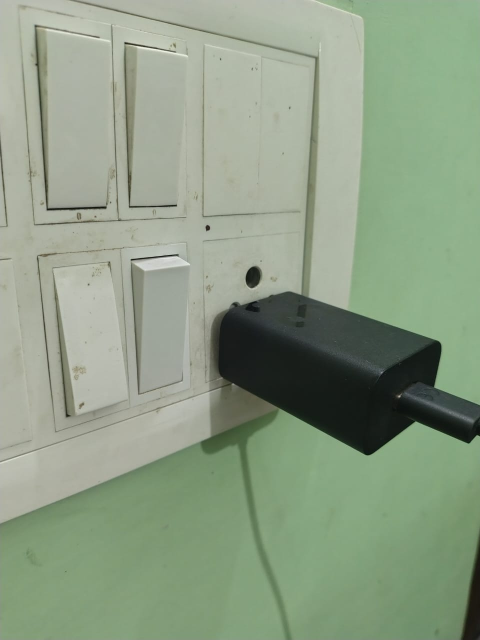
#> input picture dataset/real/real_001.jpeg, 960 x 1280 px (shown at 1/2 size)
$ python latency.py   (older library calls are emulated)
#> lines starting #> are read from the running program, lines starting #| are printed output that depends on the picture; after the words box and inside, x2 and y2 are one past the last pixel; in counts of white or black regions, pixels touching at a corner belong together
### features.py

import cv2
import numpy as np


# LBP settings
LBP_RADIUS = 1
LBP_POINTS = 8 * LBP_RADIUS


FEATURE_NAMES = [
    "fft_high_freq_ratio",
    "fft_peakiness",
    "moire_energy",

    "laplacian_variance",
    "laplacian_variance_normalized",

    "entropy",

    "saturation_mean",
    "saturation_std",

    "highlight_ratio",
    "largest_highlight_blob",

    "channel_correlation",

    "edge_density",

    "noise_std",
]

# Add names for the LBP histogram bins
for i in range(LBP_POINTS + 2):
    FEATURE_NAMES.append(f"lbp_bin_{i}")


def load_image(image_path, max_side=640):

    img = cv2.imread(image_path)

    if img is None:
        raise ValueError(f"Cannot read image: {image_path}")

    h, w = img.shape[:2]

    scale = min(max_side / max(h, w), 1.0)

    if scale < 1:

        img = cv2.resize(
            img,
            (int(w * scale), int(h * scale)),
            interpolation=cv2.INTER_AREA,
        )

    gray = cv2.cvtColor(img, cv2.COLOR_BGR2GRAY)

    return img, gray


def fft_features(gray):

    # Convert to float
    img = gray.astype(np.float32) / 255.0

    # Apply Hann window to reduce FFT edge artifacts
    window = np.outer(
        np.hanning(img.shape[0]),
        np.hanning(img.shape[1])
    )

    img = img * window

    # FFT
    fft = np.fft.fft2(img)
    fft = np.fft.fftshift(fft)

    magnitude = np.log1p(np.abs(fft))

    h, w = magnitude.shape
    cy, cx = h // 2, w // 2

    Y, X = np.ogrid[:h, :w]
    radius = np.sqrt((X - cx) ** 2 + (Y - cy) ** 2)

    max_radius = radius.max()

    # Frequency bands
    low = radius < 0.08 * max_radius
    mid = (radius >= 0.08 * max_radius) & (radius < 0.35 * max_radius)
    high = radius >= 0.35 * max_radius

    low_energy = magnitude[low].mean()
    mid_energy = magnitude[mid].mean()
    high_energy = magnitude[high].mean()

    # High-frequency ratio
    high_freq_ratio = (mid_energy + high_energy) / (low_energy + 1e-6)

    # Peakiness (strong periodic peaks)
    ring = magnitude[mid]

    if len(ring) == 0:
        peakiness = 1.0
    else:

        top = np.sort(ring)[-max(1, int(0.001 * len(ring))):]

        peakiness = top.mean() / (ring.mean() + 1e-6)

    return high_freq_ratio, peakiness


def moire_energy(gray):
    img = gray.astype(np.float32) / 255.0

    window = np.outer(
        np.hanning(img.shape[0]),
        np.hanning(img.shape[1])
    )

    fft = np.fft.fft2(img * window)
    fft = np.fft.fftshift(fft)

    magnitude = np.abs(fft)

    h, w = magnitude.shape

    cy, cx = h // 2, w // 2

    Y, X = np.ogrid[:h, :w]

    radius = np.sqrt(
        (X - cx) ** 2 +
        (Y - cy) ** 2
    )

    radius = radius / max(h, w)

    band = (radius > 0.12) & (radius < 0.28)

    total_energy = magnitude.sum() + 1e-6

    return magnitude[band].sum() / total_energy


def laplacian_features(gray):

    lap = cv2.Laplacian(gray, cv2.CV_64F)

    variance = lap.var()

    # Normalize by image contrast
    contrast = gray.std() + 1e-6

    normalized = variance / (contrast ** 2)

    return variance, normalized


def entropy_feature(gray):

    hist = cv2.calcHist([gray], [0], None, [256], [0, 256]).flatten()

    total = hist.sum()

    if total <= 0:
        return 0.0

    p = hist / total

    p = p[p > 0]

    return float(-np.sum(p * np.log2(p)))


def saturation_features(img):
    hsv = cv2.cvtColor(img, cv2.COLOR_BGR2HSV)

    saturation = hsv[:, :, 1].astype(np.float32) / 255.0

    return (
        saturation.mean(),
        saturation.std()
    )


def highlight_features(img):

    gray = cv2.cvtColor(img, cv2.COLOR_BGR2GRAY)

    # Very bright pixels
    mask = (gray >= 240).astype(np.uint8)

    highlight_ratio = mask.mean()

    largest_blob = 0.0

    if mask.sum() > 0:

        num_labels, labels, stats, _ = cv2.connectedComponentsWithStats(mask)

        if num_labels > 1:

            largest_blob = (
                stats[1:, cv2.CC_STAT_AREA].max()
                / mask.size
            )

    return highlight_ratio, largest_blob


def channel_correlation(img):
    small = cv2.resize(img, (256, 256),interpolation=cv2.INTER_AREA)


    small = small.astype(np.float32)

    b = small[:, :, 0]
    g = small[:, :, 1]
    r = small[:, :, 2]

    def highpass(channel):

        blur = cv2.GaussianBlur(channel, (0, 0), 2)

        return channel - blur

    b = highpass(b)
    g = highpass(g)
    r = highpass(r)

    bg = np.corrcoef(b.flatten(), g.flatten())[0, 1]
    gr = np.corrcoef(g.flatten(), r.flatten())[0, 1]
    br = np.corrcoef(b.flatten(), r.flatten())[0, 1]

    vals = [v for v in (bg, gr, br) if not np.isnan(v)]

    return np.mean(vals)


def edge_density(gray):

    edges = cv2.Canny(gray, 60, 120)

    density = np.sum(edges > 0) / edges.size

    return density


def noise_feature(gray):

    blur = cv2.GaussianBlur(gray, (3, 3), 0)

    noise = gray.astype(np.float32) - blur.astype(np.float32)

    return noise.std()


def lbp_features(gray):

    g = gray.astype(np.int16)

    # 8 neighbors in circular (clockwise) order around the center,
    # each shifted so it aligns with the center pixel's coordinates.
    top_left     = g[0:-2, 0:-2]
    top          = g[0:-2, 1:-1]
    top_right    = g[0:-2, 2:]
    right        = g[1:-1, 2:]
    bottom_right = g[2:,   2:]
    bottom       = g[2:,   1:-1]
    bottom_left  = g[2:,   0:-2]
    left         = g[1:-1, 0:-2]

    center = g[1:-1, 1:-1]

    neighbors = [
        top_left, top, top_right, right,
        bottom_right, bottom, bottom_left, left,
    ]

    bits = [(n >= center).astype(np.uint8) for n in neighbors]
    stacked = np.stack(bits, axis=-1)  # (H-2, W-2, 8)

    # circular transitions: compare each bit to the next one, wrapping around
    next_stacked = np.roll(stacked, shift=-1, axis=-1)
    transitions = np.abs(stacked.astype(np.int16) - next_stacked.astype(np.int16)).sum(axis=-1)

    ones_count = stacked.sum(axis=-1).astype(np.int16)

    is_uniform = transitions <= 2

    codes = np.where(is_uniform, ones_count, LBP_POINTS + 1)

    hist = np.bincount(codes.ravel(), minlength=LBP_POINTS + 2).astype(np.float64)
    hist = hist / (hist.sum() + 1e-9)

    return hist.tolist()

def extract_features(image_path):

    img, gray = load_image(image_path)

    features = []

    # FFT
    fft_ratio, fft_peak = fft_features(gray)
    features.extend([fft_ratio, fft_peak])

    # Moire
    features.append(moire_energy(gray))

    # Laplacian
    lap_var, lap_norm = laplacian_features(gray)
    features.extend([lap_var, lap_norm])

    # Entropy
    features.append(entropy_feature(gray))

    # Saturation
    sat_mean, sat_std = saturation_features(img)
    features.extend([sat_mean, sat_std])

    # Highlights
    highlight_ratio, largest_blob = highlight_features(img)
    features.extend([highlight_ratio, largest_blob])

    # Channel correlation
    features.append(channel_correlation(img))

    # Edge density
    features.append(edge_density(gray))

    # Noise
    features.append(noise_feature(gray))

    # LBP histogram
    features.extend(lbp_features(gray))

    features = np.array(features, dtype=np.float32)

    assert len(features) == len(FEATURE_NAMES)

    return features


# [12 lines that do not run on import are left out]

### predict.py
import sys
import joblib
from features import extract_features

MODEL_PATH = "models/logistic_model.pkl"

model = joblib.load(MODEL_PATH)
#> (reads models/logistic_model.pkl from the repository)


def predict(image_path):

    features = extract_features(image_path)

    features = features.reshape(1, -1)

    probability = model.predict_proba(features)[0][1]

    return probability


# [9 lines that do not run on import are left out]

### latency.py
import time
from predict import predict

IMAGE = "dataset/real/real_001.jpeg"

N = 100

start = time.perf_counter()

for _ in range(N):
    predict(IMAGE)
#> in load_image, img is the input picture: shape (1280, 960, 3); mean B, G, R 133.2, 156.7, 140.8
#> in fft_features, `magnitude = np.log1p(np.abs(fft))`:
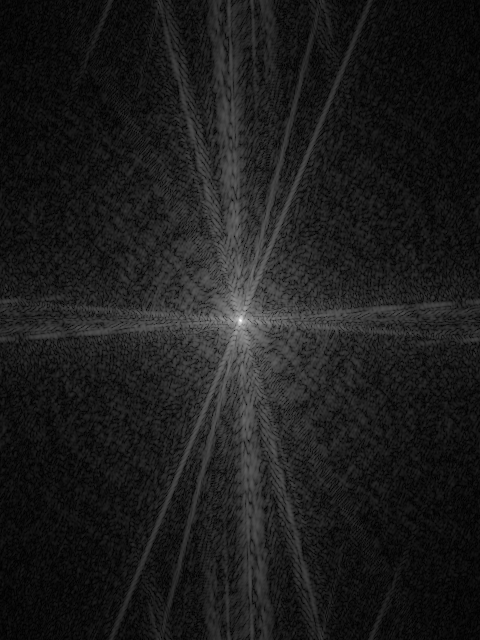
#> magnitude: shape (640, 480) float64; min 0.00402, max 10.62, mean 1.2; drawn with min black and max white
#> in fft_features, `low_energy = magnitude[low].mean()`: low_energy = 4.45
#> in fft_features, `mid_energy = magnitude[mid].mean()`: mid_energy = 2.11
#> in fft_features, `high_energy = magnitude[high].mean()`: high_energy = 0.948
#> in fft_features, `high_freq_ratio = (mid_energy + high_energy) / (low_energy + 1e-6)`: high_freq_ratio = 0.686
#> in fft_features, `top = np.sort(ring)[-max(1, int(0.001 * len(ring))):]`: top = 58 values from 4.67 to 5.08
#> in fft_features, `peakiness = top.mean() / (ring.mean() + 1e-6)`: peakiness = 2.26
#> in extract_features, `fft_ratio, fft_peak = fft_features(gray)`: fft_ratio = 0.686; fft_peak = 2.26
#> in moire_energy, `total_energy = magnitude.sum() + 1e-6`: total_energy = 1828437.8
#> in laplacian_features, `lap = cv2.Laplacian(gray, cv2.CV_64F)`:
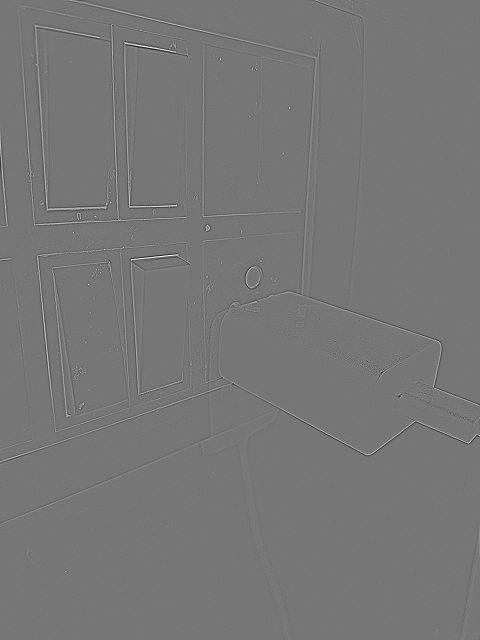
#> lap: shape (640, 480) float64; min -238, max 273, mean 0; drawn with min black and max white
#> in laplacian_features, `variance = lap.var()`: variance = 169.6
#> in laplacian_features, `contrast = gray.std() + 1e-6`: contrast = 39.4
#> in laplacian_features, `normalized = variance / (contrast ** 2)`: normalized = 0.109
#> in extract_features, `lap_var, lap_norm = laplacian_features(gray)`: lap_var = 169.6; lap_norm = 0.109
#> in entropy_feature, `hist = cv2.calcHist([gray], [0], None, [256], [0, 256]).flatten()`: hist = 256 values, max 10809 at index 163, min 0 at index 0, mean 1200
#> in entropy_feature, `total = hist.sum()`: total = 307200
#> in entropy_feature, `p = hist / total`: p = 256 values, max 0.0352 at index 163, min 0 at index 0, mean 0.00391
#> in entropy_feature, `p = p[p > 0]`: p = 226 values, max 0.0352 at index 148, min 3.26e-06 at index 222, mean 0.00442
#> in saturation_features, `hsv = cv2.cvtColor(img, cv2.COLOR_BGR2HSV)`: hsv: shape (640, 480, 3); mean H, S, V 49.1, 40.5, 156.8
#> in saturation_features, `saturation = hsv[:, :, 1].astype(np.float32) / 255.0`:
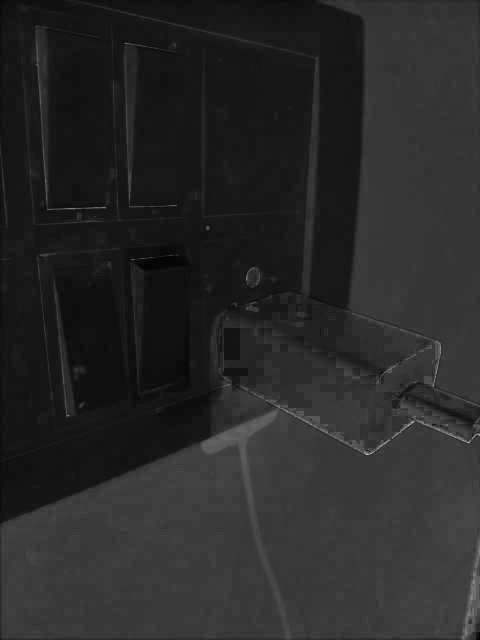
#> saturation: shape (640, 480) float32; min 0, max 0.773, mean 0.159
#> in extract_features, `sat_mean, sat_std = saturation_features(img)`: sat_mean = 0.159; sat_std = 0.0733
#> in highlight_features, `mask = (gray >= 240).astype(np.uint8)`:
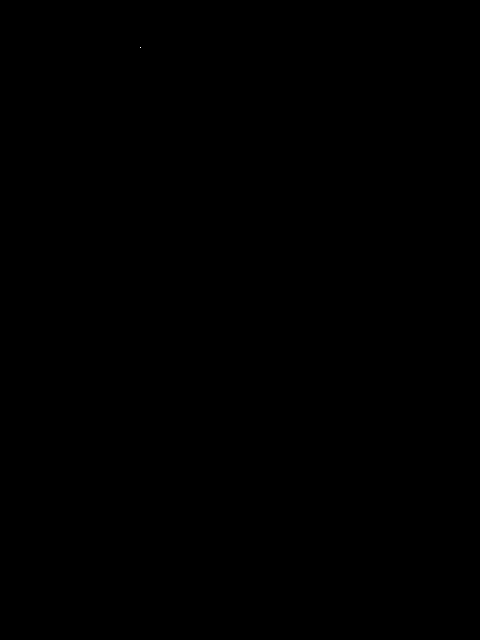
#> mask: shape (640, 480); values 0 (black) and 1 (white), 0% white in thin lines or dots, all inside (x1, y1, x2, y2) = (140, 47, 141, 48)
#> in highlight_features, `highlight_ratio = mask.mean()`: highlight_ratio = 3.26e-06
#> in highlight_features, `num_labels, labels, stats, _ = cv2.connectedComponentsWithStats(mask)`: num_labels = 2; stats = [[0, 0, 480, 640, 307199], [140, 47, 1, 1, 1]]
#> in highlight_features, `largest_blob = ( stats[1:, cv2.CC_STAT_AREA].max() / mask.size )`: largest_blob = 3.26e-06
#> in highpass (call 2), `blur = cv2.GaussianBlur(channel, (0, 0), 2)`:
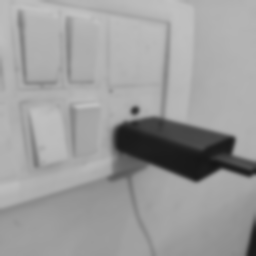
#> blur: shape (256, 256) float32; min 21.71, max 194.5, mean 156.8
#> in channel_correlation, `bg = np.corrcoef(b.flatten(), g.flatten())[0, 1]`: bg = 0.984
#> in channel_correlation, `gr = np.corrcoef(g.flatten(), r.flatten())[0, 1]`: gr = 0.989
#> in channel_correlation, `br = np.corrcoef(b.flatten(), r.flatten())[0, 1]`: br = 0.99
#> in channel_correlation, `vals = [v for v in (bg, gr, br) if not np.isnan(v)]`: vals = [0.984, 0.989, 0.99]
#> in edge_density, `edges = cv2.Canny(gray, 60, 120)`: edges: shape (640, 480); 3.5% white in thin lines or dots
#> in edge_density, `density = np.sum(edges > 0) / edges.size`: density = 0.0353
#> in lbp_features, `bottom_right = g[2:,   2:]`:
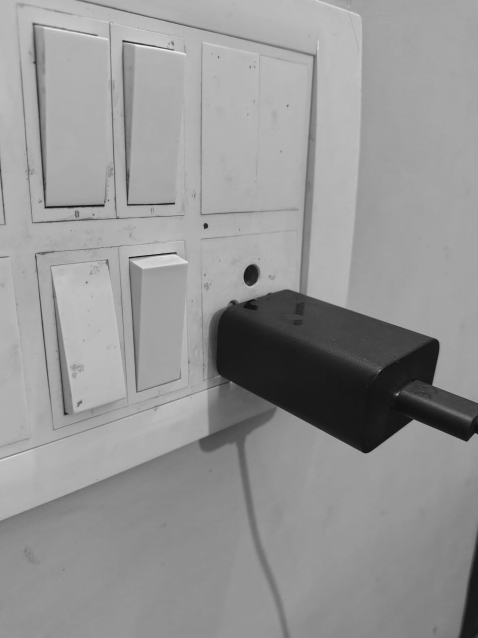
#> bottom_right: shape (638, 478) int16; min 15, max 241, mean 149.2
#> in lbp_features, `bits = [(n >= center).astype(np.uint8) for n in neighbors]`: bits = 8 items
#> in lbp_features, `is_uniform = transitions <= 2`: is_uniform: shape (638, 478) bool; 94.8% white; black in thin lines or dots
#> in lbp_features, `codes = np.where(is_uniform, ones_count, LBP_POINTS + 1)`:
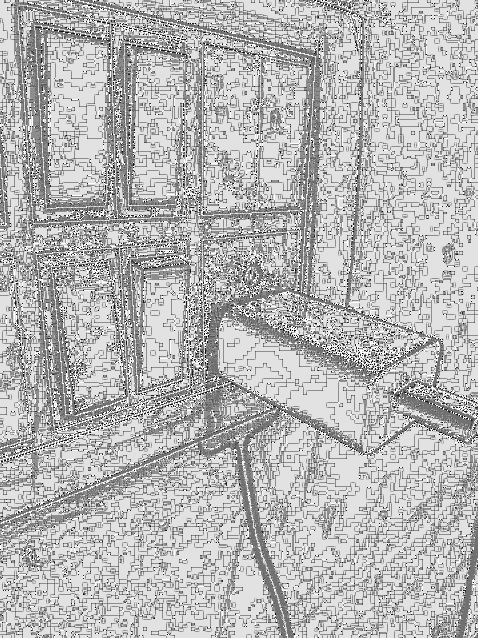
#> codes: shape (638, 478) int16; min 0, max 9, mean 6.51; drawn with min black and max white
#> in lbp_features, `hist = np.bincount(codes.ravel(), minlength=LBP_POINTS + 2).astype(np...`: hist = [1873, 4171, 2498, 12749, 26188, 57906, 24454, 20081, 139063, 15981]
#> in lbp_features, `hist = hist / (hist.sum() + 1e-9)`: hist = [0.00614, 0.0137, 0.00819, 0.0418, 0.0859, 0.19, 0.0802, 0.0658, 0.456, 0.0524]
#> in extract_features, `features = np.array(features, dtype=np.float32)`: features = 23 values, max 169.6 at index 3, min 3.26e-06 at index 8, mean 8.03
#> in predict, `probability = model.predict_proba(features)[0][1]`: probability = 0.0756

end = time.perf_counter()

latency = (end-start)/N*1000
#> latency = 135.8

print(f"Average Latency: {latency:.2f} ms")
#| Average Latency: 135.83 ms
